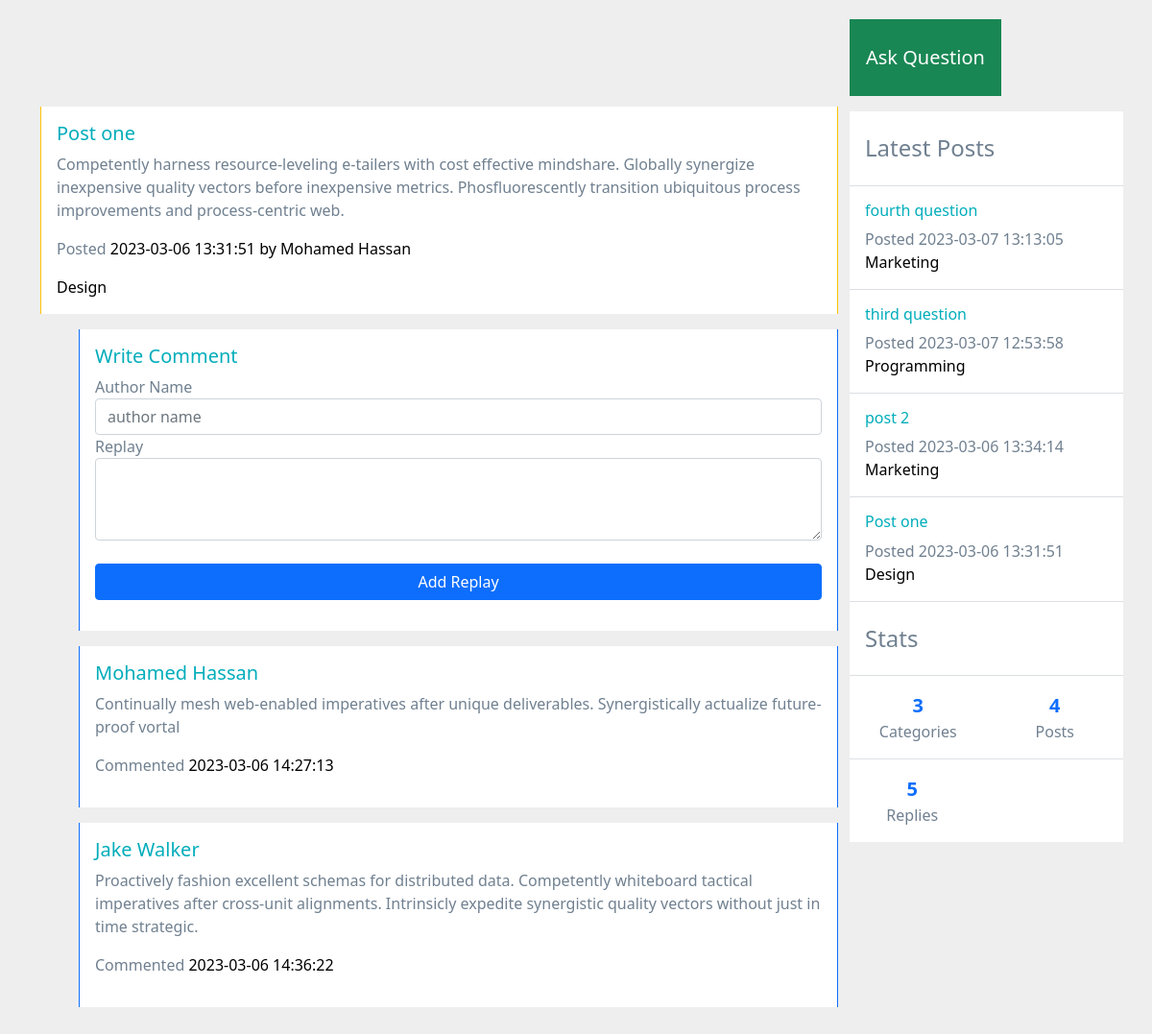
The app's page /forum/single.php?id=1 with its own data.
### tables this page shows
CREATE TABLE `posts` (
  `id` int(3) NOT NULL,
  `title` varchar(200) NOT NULL,
  `post_author` varchar(200) NOT NULL,
  `category` varchar(200) NOT NULL,
  `body` text NOT NULL,
  `created_at` timestamp NOT NULL DEFAULT current_timestamp()
);

CREATE TABLE `replies` (
  `id` int(3) NOT NULL,
  `author_name` varchar(200) NOT NULL,
  `replay` text NOT NULL,
  `post_id` int(4) NOT NULL,
  `created_at` timestamp NOT NULL DEFAULT current_timestamp()
);

### forum/single.php (the view, shortened to what this page needs)
<?php require "includes/header.php"; ?>
<?php require "config/config.php"; ?>
<?php
  if(isset($_GET['id'])) {
      $id = $_GET['id'];
      $allReplies = $conn->query("SELECT * FROM replies WHERE post_id='$id'");
      $allReplies->execute();
      $replies = $allReplies->fetchAll(PDO::FETCH_OBJ);
      $singlePost = $conn->query("SELECT * FROM posts WHERE id='$id'");
      $singlePost->execute();
      $single = $singlePost->fetch(PDO::FETCH_OBJ);
  }
?>
          <div style="margin-top: 43px;" class="col-lg-9 mb-3">
            <div class="mt-5 card row-hover pos-relative py-3 px-3 mb-3 border-warning border-top-0 border-right-0 border-bottom-0 rounded-0">
              <div class="row align-items-center">
                <div class="col-md-12 mb-3 mb-sm-0">
                  <h5>
                    <a href="#" class="text-primary"><?php echo $single->title; ?></a>
                  </h5>
                  <p>
                  <?php echo $single->body; ?>
                  </p>
                  <p class="text-sm"><span class="op-6">Posted</span> <a class="text-black" href="#"><?php echo $single->created_at; ?> by</span> <a class="text-black" href="#"><?php echo $single->post_author; ?></a></p>
                  <div class="text-sm op-5"> <a class="text-black mr-2" href="#"><?php echo $single->category; ?></a></div>
                </div>
              </div>
            </div>
            <div style="margin-left: 40px;" class="card row-hover pos-relative py-3 px-3 mb-3 border-primary border-top-0 border-right-0 border-bottom-0 rounded-0">
              <div class="row align-items-center">
                <div class="col-md-12 mb-3 mb-sm-0">
                  <h5>
                    <a href="#" class="text-primary">Write Comment</a>
                  </h5>
                  <form method="POST" action="single.php?id=1">
                    <div class="form-group">
                      <label for="exampleFormControlInput1">Author Name</label>
                      <input type="text" name="author_name" class="form-control" id="exampleFormControlInput1" placeholder="author name">
                    </div>
                    <div class="form-group">
                      <label for="exampleFormControlTextarea1">Replay</label>
                      <textarea class="form-control" name="replay" id="exampleFormControlTextarea1" rows="3"></textarea>
                    </div>
                    <button name="submit" type="submit" class="mt-4 btn btn-primary w-100">Add Replay</button>
                  </form>
                </div>
              </div>
          </div>
            <?php foreach ($replies as $singleReplay) : ?>
              <div style="margin-left: 40px;" class="card row-hover pos-relative py-3 px-3 mb-3 border-primary border-top-0 border-right-0 border-bottom-0 rounded-0">
                  <div class="row align-items-center">
                    <div class="col-md-12 mb-3 mb-sm-0">
                      <h5>
                        <a href="#" class="text-primary"><?php echo $singleReplay->author_name; ?></a>
                      </h5>
                      <p>
                      <?php echo $singleReplay->replay; ?>
                      </p>
                      <p class="text-sm"><span class="op-6">Commented</span> <a class="text-black" href="#"><?php echo $singleReplay->created_at; ?></a> </p>
                    </div>
                  </div>
              </div>
            <?php endforeach; ?>
          </div>
<?php require "includes/footer.php"; ?>

### forum/includes/header.php (shortened to what this page needs)
<html>
  <head>
    <link href="https://cdn.jsdelivr.net/npm/bootstrap@5.1.3/dist/css/bootstrap.min.css" rel="stylesheet">
    <link rel="stylesheet" href="style.css">
  </head>
  <body>
  <div class="container">
        <div class="row">

### forum/includes/footer.php (shortened to what this page needs)
<?php
    $posts = $conn->query("SELECT * FROM posts ORDER BY created_at DESC LIMIT 5");
    $posts->execute();
    $allPosts = $posts->fetchAll(PDO::FETCH_OBJ);
    $categories = $conn->query("SELECT COUNT(id) AS num_categories FROM categories");
    $categories->execute();
    $num_cats = $categories->fetch(PDO::FETCH_OBJ);
    $posts = $conn->query("SELECT COUNT(id) AS num_posts FROM posts");
    $posts->execute();
    $num_posts= $posts->fetch(PDO::FETCH_OBJ);
    $replies = $conn->query("SELECT COUNT(id) AS num_replies FROM replies");
    $replies->execute();
    $num_replies= $replies->fetch(PDO::FETCH_OBJ);
?>
 <div class="col-lg-3 mb-4 mb-lg-0 px-lg-0 mt-lg-0">
            <div data-settings="{&quot;parent&quot;:&quot;#content&quot;,&quot;mind&quot;:&quot;#header&quot;,&quot;top&quot;:10,&quot;breakpoint&quot;:992}" data-toggle="sticky" class="sticky" style="top: 85px;"><div class="sticky-inner">
              <a class="btn btn-lg btn-block btn-success rounded-0 py-4 mb-3 bg-op-6 roboto-bold" href="create-post.php">Ask Question</a>
              <div class="bg-white mb-3">
                <h4 class="px-3 py-4 op-5 m-0">
                  Latest Posts
                </h4>
                <hr class="m-0">
                <?php foreach ($allPosts as $post) : ?>
                <div class="pos-relative px-3 py-3">
                  <h6 class="text-primary text-sm">
                    <a href="single.php?id=<?php echo $post->id; ?>" class="text-primary"><?php echo $post->title; ?> </a>
                  </h6>
                  <p class="mb-0 text-sm"><span class="op-6">Posted</span> <?php echo $post->created_at; ?> <a class="text-black" href="#"><?php echo $post->category; ?></a></p>
                </div>
                <hr class="m-0">
                <?php endforeach; ?>
                <div class="bg-white text-sm">
                    <h4 class="px-3 py-4 op-5 m-0 roboto-bold">
                      Stats
                    </h4>
                    <hr class="my-0">
                    <div class="row text-center d-flex flex-row op-7 mx-0">
                      <div class="col-sm-6 flex-ew text-center py-3 border-bottom border-right"> <a class="d-block lead font-weight-bold" href="#"><?php echo $num_cats->num_categories; ?></a> Categories </div>
                      <div class="col-sm-6 col flex-ew text-center py-3 border-bottom mx-0"> <a class="d-block lead font-weight-bold" href="#"><?php echo $num_posts->num_posts; ?></a> Posts </div>
                    </div>
                    <div class="row d-flex flex-row op-7">
                      <div class="col-sm-6 flex-ew text-center py-3 border-right mx-0"> <a class="d-block lead font-weight-bold" href="#"><?php echo $num_replies->num_replies; ?></a> Replies </div>
                    </div>
                </div>
            </div></div>
          </div>
        </div>
      </div>
  </body>
</html>

### forum/style.css (style rules this page uses)
body { margin-top:20px; background:#eee; color: #708090; }
a { text-decoration:none; }
.text-primary, a.text-primary:focus, a.text-primary:hover { color: #00ADBB!important; }
.text-black, .text-hover-black:hover { color: #000 !important; }
.font-weight-bold { font-weight: 700 !important; }

### records on screen
posts: title "Post one", body "Competently harness resource-leveling e-tailers with cost effective mindshare. Globally synergize inexpensive quality vectors before inexpensive metrics. Phosfluorescently transition ubiquitous process improvements and process-centric web.", created_at "2023-03-06 13:31:51", post_author "Mohamed Hassan", category "Design"
replies: author_name "Mohamed Hassan", replay "Continually mesh web-enabled imperatives after unique deliverables. Synergistically actualize future-proof vortal", created_at "2023-03-06 14:27:13"
replies: author_name "Jake Walker", replay "Proactively fashion excellent schemas for distributed data. Competently whiteboard tactical imperatives after cross-unit alignments. Intrinsicly expedite synergistic quality vectors without just in time strategic.", created_at "2023-03-06 14:36:22"
posts: title "fourth question", created_at "2023-03-07 13:13:05", category "Marketing"
posts: title "third question", created_at "2023-03-07 12:53:58", category "Programming"
posts: title "post 2", created_at "2023-03-06 13:34:14", category "Marketing"

### other values on screen
$num_cats->num_categories "3"
$num_posts->num_posts "4"
$num_replies->num_replies "5"
